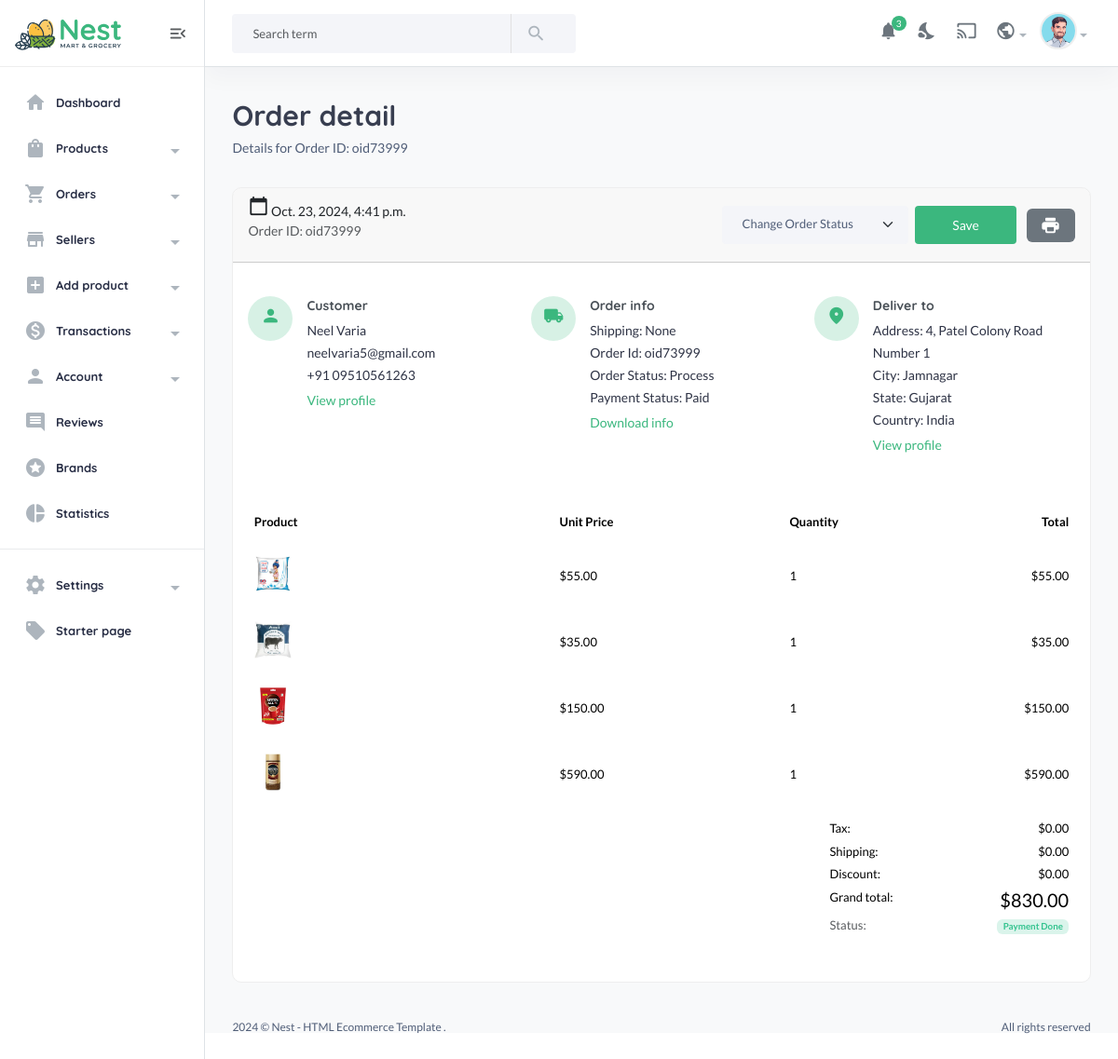
/useradmin/orderdetails/oid73999/ (signed in), run on an earlier commit of the app's database.
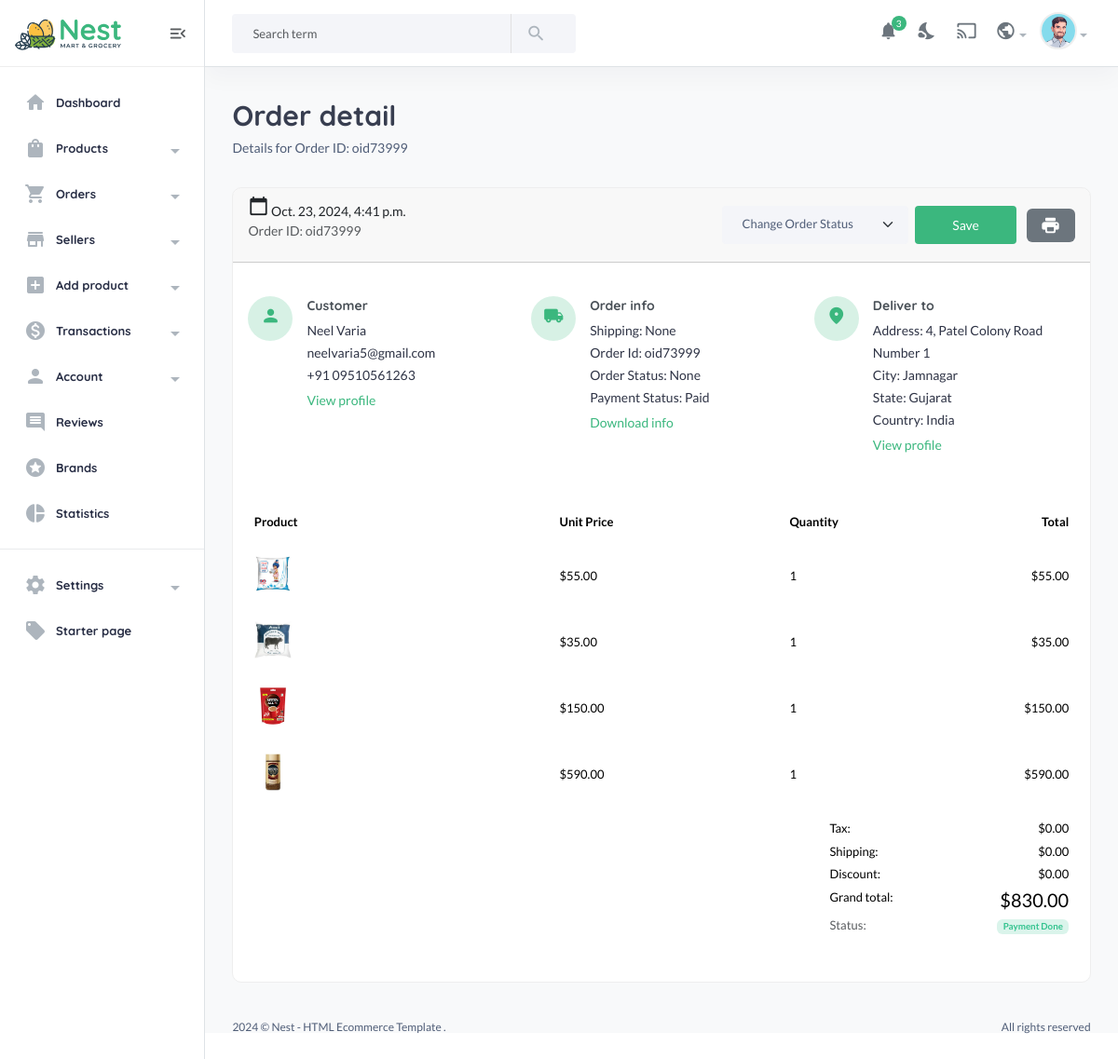
And on a later commit of the database.
### ecommapp/models.py (models this page shows, shortened)
class Cartorder(models.Model):
    user = models.ForeignKey(User,on_delete=models.SET_NULL,null=True)
    product_sku = models.ManyToManyField(Product)
    full_name = models.CharField(max_length=200, null=True, blank=True)
    email = models.EmailField(max_length=200, null=True, blank=True)
    phone = models.CharField(max_length=200, null=True, blank=True)
    city = models.CharField(max_length=200, null=True, blank=True)
    country = models.CharField(max_length=200, null=True, blank=True)
    state = models.CharField(max_length=200, null=True, blank=True)
    address = models.CharField(max_length=200, null=True, blank=True)
    price = models.DecimalField(max_digits=12, decimal_places=2, default=0.00)
    saved = models.DecimalField(max_digits=12, decimal_places=2, default=0.00)
    shipping_method = models.CharField(max_length=200, null=True, blank=True)
    tracking_id = models.CharField(max_length=200, null=True, blank=True)
    tracking_website_address = models.CharField(max_length=200, null=True, blank=True)
    paid_status = models.BooleanField(default=False)
    order_date = models.DateTimeField(auto_now_add=True,null=True,blank=True)
    product_status = models.CharField(choices=STATUS_CHOICES, max_length=30, default="Processing", null=True, blank=True)
    stripe_payment_intent = models.CharField(max_length=1000, null=True, blank=True)
    coupon = models.ManyToManyField("ecommapp.Coupon", blank=True)
    oid = ShortUUIDField(unique=True,length=5,max_length=10,alphabet="1234567890",prefix="oid")
    class Meta:
        verbose_name_plural = "Cart Orders"

### useradmin/decoraters.py (the view)
    def wrapper_function(request, *args, **kwargs):
        if request.user.is_superuser != True:
            messages.error(request,'You are not authorized to view this page')
            return redirect('userauth:login')
        return view_func(request, *args, **kwargs)

### ecommapp/context_processor.py (called while the page is built)
def defaults(request):
    categories = Category.objects.all()
    vendors = Vendor.objects.all()
    min_max_price = Product.objects.aggregate(Min('price'),Max('price'))
    try:
        address = Address.objects.get(user=request.user)
    except:
        address = None
    try:
        whislist_count = whislist.objects.filter(user = request.user)
    except:
        messages.info(request,'You need login first to accessing to wishlist')
        whislist_count = 0
    return{
        'categories':categories,
        'add':address,
        'vendors':vendors,
        'min_max_price':min_max_price,
        'whislist_count':whislist_count
    }

### useradmin/decoraters.py (called while the page is built)
def admin_required(view_func):
    def wrapper_function(request, *args, **kwargs):
        if request.user.is_superuser != True:
            messages.error(request,'You are not authorized to view this page')
            return redirect('userauth:login')
        return view_func(request, *args, **kwargs)
    return wrapper_function

### templates/useradmin/order-details.html (shortened to what the changed rows need)
{% include 'useradmin/nav.html' %}
{% load static %}
            <section class="content-main">
                <div class="content-header">
                    <div>
                        <h2 class="content-title card-title">Order detail</h2>
                        <p>Details for Order ID: {{order.oid}}</p>
                    </div>
                </div>
                <div class="card">
                    <header class="card-header">
                        <div class="row align-items-center">
                            <div class="col-lg-6 col-md-6 mb-lg-0 mb-15">
                                <span> <i class="material-icons md-calendar_today"></i> <b>{{order.order_date}}</b> </span> <br />
                                <small class="text-muted">Order ID: {{order.oid}}</small>
                            </div>
                        </div>
                    </header>
                    <div class="card-body">
                        <div class="row mb-50 mt-20 order-info-wrap">
                            <div class="col-md-4">
                                <article class="icontext align-items-start">
                                    <div class="text">
                                        <h6 class="mb-1">Customer</h6>
                                        <p class="mb-1">
                                            {{order.full_name}} <br />
                                            {{order.email}} <br />
                                            +91 {{order.phone}}
                                        </p>
                                        <a href="#">View profile</a>
                                    </div>
                                </article>
                            </div>
                            <div class="col-md-4">
                                <article class="icontext align-items-start">
                                    <div class="text">
                                        <h6 class="mb-1">Order info</h6>
                                        <p class="mb-1">
                                            Shipping: {{order.shipping_method}} <br />
                                            Order Id: {{order.oid}} <br />
                                            Order Status: {{order.product_status|title}} <br />
                                            Payment Status:
                                            {% if order.paid_status == True%}Paid {% else %}Pendinf{% endif %}
                                        </p>
                                        <a href="#">Download info</a>
                                    </div>
                                </article>
                            </div>
                            <div class="col-md-4">
                                <article class="icontext align-items-start">
                                    <div class="text">
                                        <h6 class="mb-1">Deliver to</h6>
                                        <p class="mb-1">
                                            Address: {{order.address}} <br />
                                            City: {{order.city}} <br />
                                            State: {{order.state}} <br />
                                            Country: {{order.country}}
                                        </p>
                                        <a href="#">View profile</a>
                                    </div>
                                </article>
                            </div>
                        </div>
                        <div class="row">
                            <div class="col-lg-12">
                                <div class="table-responsive">
                                    <table class="table">
                                        <thead>
                                            <tr>
                                                <th width="40%">Product</th>
                                                <th width="30%">Unit Price</th>
                                                <th width="30%">Quantity</th>
                                                <th width="30%" class="text-end">Total</th>
                                            </tr>
                                        </thead>
                                        <tbody>
                                            <tr>
                                                <td colspan="4">
                                                    <article class="float-end">
                                                        <dl class="dlist">
                                                            <dt>Discount:</dt>
                                                            <dd>${{order.saved}}</dd>
                                                        </dl>
                                                        <dl class="dlist">
                                                            <dd><b class="h5">${{order.price}}</b></dd>
                                                        </dl>
                                                    </article>
                                                </td>
                                            </tr>
                                        </tbody>
                                    </table>
                                </div>
                            </div>
                        </div>
                    </div>
                </div>
            </section>
{% include 'useradmin/footer.html' %}

What changed in the data, as far as the page shows it:
changed Cartorder "oid73999": product_status "Process" → "None"
